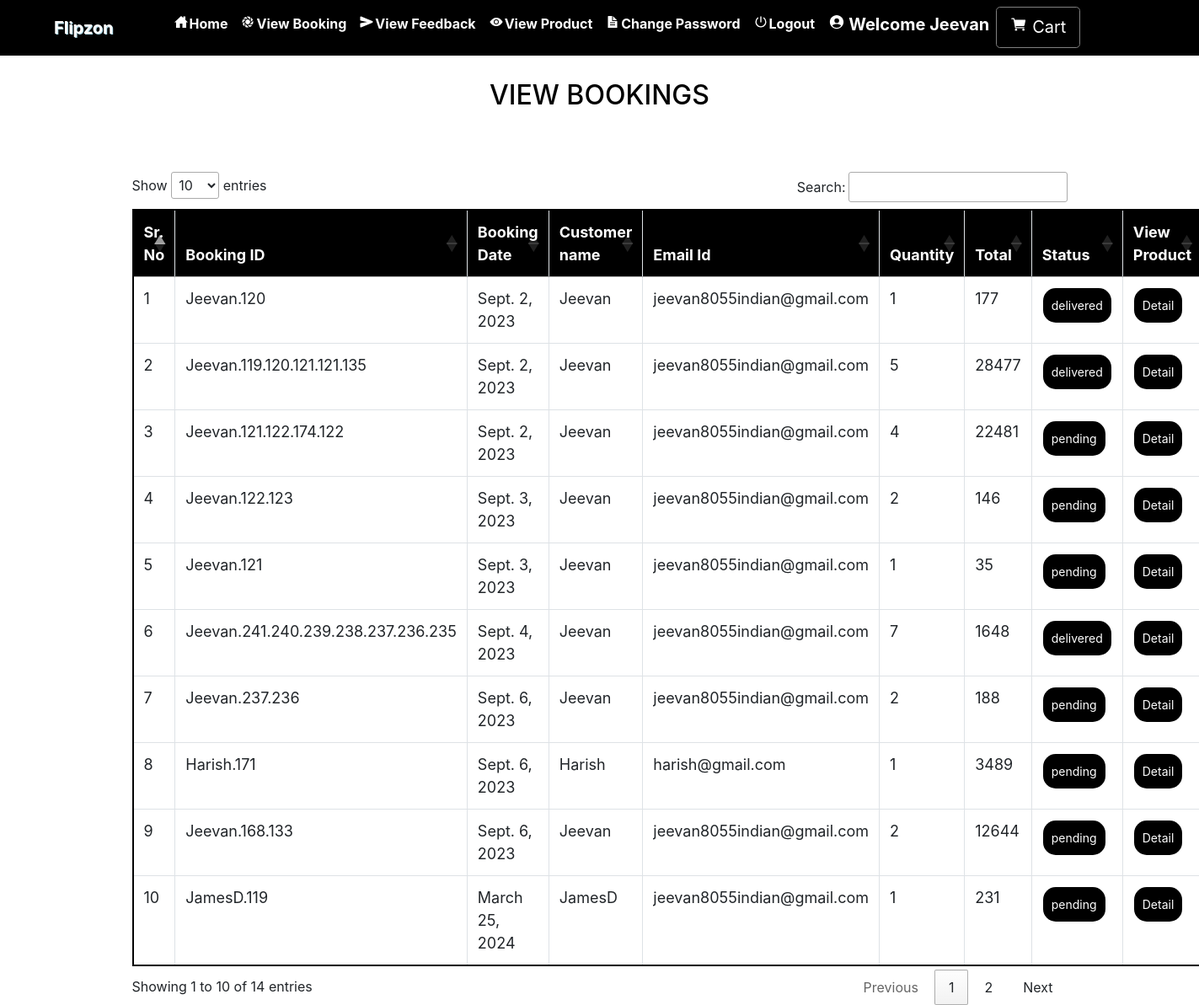
Page /admin_viewBooking (signed in) on the committed database.
### grocery/models.py (models this page shows, shortened)
class Booking(models.Model):
    status = models.ForeignKey(Status, on_delete=models.CASCADE, null=True)
    profile = models.ForeignKey(Profile, on_delete=models.CASCADE, null=True)
    booking_id = models.CharField(max_length=200,null=True)
    quantity = models.CharField(max_length=100,null=True)
    book_date = models.CharField(max_length=30, null=True)
    total = models.IntegerField(null=True)

class Profile(models.Model):
    user = models.ForeignKey(User, on_delete=models.CASCADE, null=True)
    dob = models.DateField(null=True)
    city = models.CharField(max_length=30, null=True)
    address = models.CharField(max_length=50, null=True)
    contact = models.CharField(max_length=10, null=True)
    image = models.FileField(null=True)

class Status(models.Model):
    name = models.CharField(max_length=20, null=True)

### grocery/views.py (the view)
# urls.py: path('admin_viewBooking', Admin_View_Booking, name='admin_viewBooking'),
def Admin_View_Booking(request):
    if not request.user.is_authenticated:
        return redirect('login_admin')
    book = Booking.objects.all()
    d = {'book': book}
    return render(request, 'admin_viewBokking.html', d)

### grocery/templates/admin_viewBokking.html (shortened to what this page needs)
{% extends 'navigation.html' %}
{% block body %}
<center><h2 style="color:Black;margin-top:2%">VIEW BOOKINGS</h2></center>
 <div class="container">
<table class="table table-bordered" id="myTable">
  <thead>
  <tr>
    <th>Sr. No</th>
    <th>Booking ID</th>
    <th>Booking Date</th>
    <th>Customer name</th>
    <th>Email Id</th>
      <th>Quantity</th>
      <th>Total</th>
      <th>Status</th>
    <th>View Product</th>
  </tr>
  </thead>
   <tbody>
{% for i in book %}
  <tr>
      <td>{{forloop.counter}}</td>
    <td>{{i.booking_id}}</td>
    <td>{{i.book_date}}</td>
    <td>{{i.profile.user.username}}</td>
    <td>{{i.profile.user.email}}</td>
      <td>{{i.quantity}}</td>
      <td>{{i.total}}</td>
    <td><a href="{% url 'Edit_status' i.booking_id i.id %}"><button class="button button1">{{i.status.name}}</button></a></td>
      <td><a href="{% url 'admin_booking_detail' i.booking_id i.id i.profile.user.id  %}"><button class="button button1">Detail</button></a></td>
  </tr>
   {% endfor %}
    </tbody>
</table>
 </div>
{% endblock %}

### grocery/templates/navigation.html (shortened to what this page needs)
<!DOCTYPE html>
<html lang="en">
<head>
    {% load static %}
     <link rel="stylesheet" href="https://maxcdn.bootstrapcdn.com/bootstrap/4.0.0/css/bootstrap.min.css">
  <link rel = stylesheet href = "//cdn.datatables.net/1.10.19/css/jquery.dataTables.min.css">
<link rel="stylesheet" href="https://cdnjs.cloudflare.com/ajax/libs/font-awesome/4.7.0/css/font-awesome.min.css">
</head>
<body style="background-color:white">
<nav class="navbar navbar-expand-sm" style = "background-color : black ; border-bottom:1px solid black">
  <a class="navbar-brand pl-5" href="#" style="color:white; font-weight : bold">Flipzon</a>
<div class="collapse navbar-collapse" id="collapsibleNavbar">
  <ul class="navbar-nav pl-5 text-center">
    {% if request.user.username %}
    {% if not request.user.is_staff %}
    <li class="nav-item">
      <a class="nav-link" href="{% url 'home' %}" style="color:white"><ion-icon style="margin-right:2px" name="home-sharp"></ion-icon>Home</a>
    </li>
    <li class="nav-item">
      <a class="nav-link" href="{% url 'view_booking' %}" style="color:white"><ion-icon style="margin-right:2px" name="aperture"></ion-icon>View Booking</a>
    </li>
    <li class="nav-item">
      <a class="nav-link" href="{% url 'send_feedback' request.user.id %}" style="color:white"><ion-icon style="margin-right:2px" name="send"></ion-icon>View Feedback</a>
    </li>
    <li class="nav-item">
      <a class="nav-link" href="{% url 'view_product' 0 %}" style="color:white"><ion-icon style="margin-right:2px" name="eye"></ion-icon>View Product</a>
    </li>
    <li class="nav-item">
      <a class="nav-link" href="{% url 'change_password' %}" style="color:white"><ion-icon style="margin-right:2px" name="document-text-sharp"></ion-icon>Change Password</a>
    </li>
    {% endif %}
    {% endif %}
    {% if request.user.is_authenticated %}
    <a class="nav-link" href="{% url 'logout' %}" style="color:white"><ion-icon style="margin-right:2px" name="power-sharp"></ion-icon>Logout</a>
    {% if not request.user.is_staff %}
    <li class="nav-item">
      <a href="{% url 'profile' %}"><h5 class="nav-link" style="color:white"><ion-icon style="margin-right:4px;color:white" name="person-circle-sharp"></ion-icon>Welcome {{request.user.username}}</h5>
      </a></li>
    {% else %}
    <li class="nav-item">
      <h5  class="nav-link" style="color:black"><ion-icon style="margin-right:4px;color:black" name="person-circle-sharp"></ion-icon>Welcome {{request.user.username}}</h5>
    </li>
    {% endif %}
    {% endif %}
    {% if not request.user.is_staff %}
    {% if request.user.username %}
      <a href="{% url 'cart' %}" style="border:1px solid gray" class="btn btn-default btn-lg text-dark text-capitalize">
        <ion-icon style="color:white;margin-top:2%" name="cart"></ion-icon><span style="margin-left:6px;margin-top:2%;color:white">Cart</span></a></center>
{% endif %}
    {% endif %}
    </ul>
</div>
</nav>
{% block body %}
{% endblock %}
</body></html>

### grocery/templates/navigation.html (style rules this page uses)
* { box-sizing: border-box; }
#myTable { border-collapse: collapse; width: 100%; border: 2px solid black; font-size: 18px; }
#myTable th { text-align: left; padding: 12px; background-color: black; color: white; }
#myTable td { text-align: left; padding: 12px; background-color: white; }
#myTable tr { border-bottom: 1px solid black; }
.button { background-color: black; border: none; color: white; padding: 10px; text-align: center; text-decoration: none; display: inline-block; font-size: 14px; margin: 1px 1px; cursor: pointer; }
.button1 { border-radius: 15px; }
.nav-link { font-weight:bold; }
.navbar-brand { text-shadow: 1px 1px lightblue; }

### rows in the picture
Booking: booking_id "Jeevan.120", book_date "Sept. 2, 2023", profile.user.username "Jeevan", profile.user.email "jeevan8055indian@gmail.com", quantity "1", total "177", status.name "delivered"
Booking: booking_id "Jeevan.119.120.121.121.135", book_date "Sept. 2, 2023", profile.user.username "Jeevan", profile.user.email "jeevan8055indian@gmail.com", quantity "5", total "28477", status.name "delivered"
Booking: booking_id "Jeevan.121.122.174.122", book_date "Sept. 2, 2023", profile.user.username "Jeevan", profile.user.email "jeevan8055indian@gmail.com", quantity "4", total "22481", status.name "pending"
Booking: booking_id "Jeevan.122.123", book_date "Sept. 3, 2023", profile.user.username "Jeevan", profile.user.email "jeevan8055indian@gmail.com", quantity "2", total "146", status.name "pending"
Booking: booking_id "Jeevan.121", book_date "Sept. 3, 2023", profile.user.username "Jeevan", profile.user.email "jeevan8055indian@gmail.com", quantity "1", total "35", status.name "pending"
Booking: booking_id "Jeevan.241.240.239.238.237.236.235", book_date "Sept. 4, 2023", profile.user.username "Jeevan", profile.user.email "jeevan8055indian@gmail.com", quantity "7", total "1648", status.name "delivered"
Booking: booking_id "Jeevan.237.236", book_date "Sept. 6, 2023", profile.user.username "Jeevan", profile.user.email "jeevan8055indian@gmail.com", quantity "2", total "188", status.name "pending"
Booking: booking_id "Harish.171", book_date "Sept. 6, 2023", profile.user.username "Harish", profile.user.email "harish@gmail.com", quantity "1", total "3489", status.name "pending"
Booking: booking_id "Jeevan.168.133", book_date "Sept. 6, 2023", profile.user.username "Jeevan", profile.user.email "jeevan8055indian@gmail.com", quantity "2", total "12644", status.name "pending"
Booking: booking_id "JamesD.119", book_date "March 25, 2024", profile.user.username "JamesD", profile.user.email "jeevan8055indian@gmail.com", quantity "1", total "231", status.name "pending"

### other values in the picture
{{ request.user.username }} "Jeevan"
